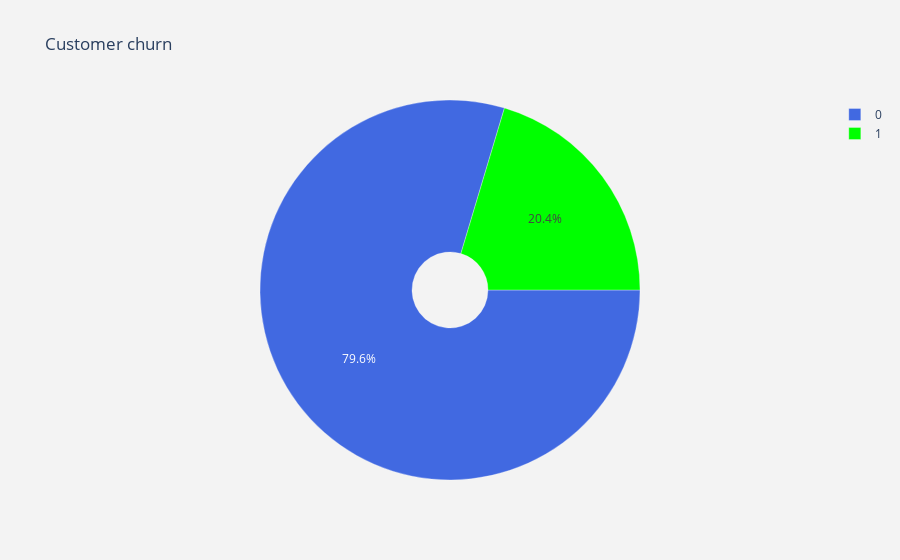

The notebook cell saved with this chart:
### Markdown cell above
The results of the correlation matrix only reinforce what we expected from Correlation between variables is pretty low in general (even when the variables that were not studied in the previous section are considered). However, it is important to remark some tendencies seen:

- Being german is highly correlated with having a high account balance.
- Germans are more likely to leave the bank than any other nationality.
- Women generally leave the institution at a higher rate.
- The churn (Exited variable) is correlated with the age and the account balance, while negatively correlated with being an active member.


Other trends from the heatmap visualization:

All features have a weak or strong correlation with the target (Thus we are considering all of them for our model)
Age, Balance, NumOfProducts, IsActiveMember, CreditScore are the features with significant correlation.

### Code cell
# Passing labels and values
lab = churn["Exited"].value_counts().keys().tolist()
val = churn["Exited"].value_counts().values.tolist()

trace = go.Pie(labels = lab ,
               values = val ,
               marker = dict(colors =  [ 'royalblue' ,'lime'],
                             line = dict(color = "white",
                                         width =  0.3)
                            ),
               rotation = 90,
               hoverinfo = "label+value+text",
               hole = .2
              )
layout = go.Layout(dict(title = "Customer churn",
                        plot_bgcolor  = "rgb(243,243,243)",
                        paper_bgcolor = "rgb(243,243,243)",
                       )
                  )

data = [trace]
fig = go.Figure(data = data,layout = layout)
py.iplot(fig)

### Figure 1 — Plotly figure (JSON) as saved in the notebook; plotly's stock layout.template omitted (floating-point values rounded to 4 significant figures)
{"data": [{"hole": 0.2, "hoverinfo": "label+value+text", "labels": [0, 1], "marker": {"colors": ["royalblue", "lime"], "line": {"color": "white", "width": 0.3}}, "rotation": 90, "type": "pie", "values": [7963, 2037]}], "layout": {"paper_bgcolor": "rgb(243,243,243)", "plot_bgcolor": "rgb(243,243,243)", "title": {"text": "Customer churn"}}}
